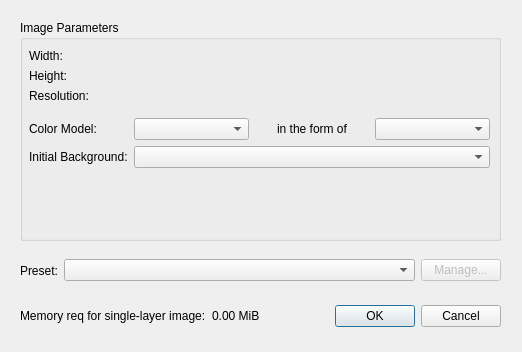
<?xml version="1.0" encoding="UTF-8"?>
<ui version="4.0">
 <class>NewDocumentDialog</class>
 <widget class="QDialog" name="NewDocumentDialog">
  <property name="geometry">
   <rect>
    <x>0</x>
    <y>0</y>
    <width>522</width>
    <height>352</height>
   </rect>
  </property>
  <property name="windowTitle">
   <string>Create New Document</string>
  </property>
  <widget class="QDialogButtonBox" name="buttonBox">
   <property name="geometry">
    <rect>
     <x>310</x>
     <y>301</y>
     <width>191</width>
     <height>31</height>
    </rect>
   </property>
   <property name="orientation">
    <enum>Qt::Horizontal</enum>
   </property>
   <property name="standardButtons">
    <set>QDialogButtonBox::Cancel|QDialogButtonBox::Ok</set>
   </property>
  </widget>
  <widget class="QGroupBox" name="groupBox">
   <property name="geometry">
    <rect>
     <x>20</x>
     <y>20</y>
     <width>481</width>
     <height>221</height>
    </rect>
   </property>
   <property name="title">
    <string>Image Parameters</string>
   </property>
   <widget class="QWidget" name="formLayoutWidget">
    <property name="geometry">
     <rect>
      <x>9</x>
      <y>29</y>
      <width>461</width>
      <height>181</height>
     </rect>
    </property>
    <layout class="QFormLayout" name="formLayout">
     <item row="0" column="0">
      <widget class="QLabel" name="label_2">
       <property name="text">
        <string>Width:</string>
       </property>
      </widget>
     </item>
     <item row="0" column="1">
      <widget class="SDF::Editor::UILayer::Gui::View::Qt::CustomWidgets::LengthQuantityEdit" name="widthSelector">
       <property name="toolTip">
        <string/>
       </property>
      </widget>
     </item>
     <item row="1" column="0">
      <widget class="QLabel" name="label_3">
       <property name="text">
        <string>Height:</string>
       </property>
      </widget>
     </item>
     <item row="1" column="1">
      <widget class="SDF::Editor::UILayer::Gui::View::Qt::CustomWidgets::LengthQuantityEdit" name="heightSelector">
       <property name="toolTip">
        <string/>
       </property>
      </widget>
     </item>
     <item row="2" column="0">
      <widget class="QLabel" name="label_4">
       <property name="text">
        <string>Resolution: </string>
       </property>
      </widget>
     </item>
     <item row="2" column="1">
      <widget class="SDF::Editor::UILayer::Gui::View::Qt::CustomWidgets::ResolutionQuantityEdit" name="resolutionSelector">
       <property name="toolTip">
        <string/>
       </property>
      </widget>
     </item>
     <item row="3" column="0">
      <widget class="Line" name="line">
       <property name="orientation">
        <enum>Qt::Horizontal</enum>
       </property>
      </widget>
     </item>
     <item row="4" column="0">
      <widget class="QLabel" name="label_5">
       <property name="text">
        <string>Color Model:</string>
       </property>
      </widget>
     </item>
     <item row="4" column="1">
      <layout class="QHBoxLayout" name="horizontalLayout_2">
       <item>
        <widget class="QComboBox" name="colorModelSelector">
         <property name="toolTip">
          <string/>
         </property>
        </widget>
       </item>
       <item>
        <widget class="QLabel" name="label_6">
         <property name="text">
          <string>in the form of</string>
         </property>
         <property name="alignment">
          <set>Qt::AlignCenter</set>
         </property>
        </widget>
       </item>
       <item>
        <widget class="QComboBox" name="bitDepthSelector"/>
       </item>
      </layout>
     </item>
     <item row="5" column="0">
      <widget class="QLabel" name="label_8">
       <property name="text">
        <string>Initial Background:</string>
       </property>
      </widget>
     </item>
     <item row="5" column="1">
      <layout class="QHBoxLayout" name="horizontalLayout_4">
       <item>
        <widget class="QComboBox" name="initialBackgroundSelector"/>
       </item>
      </layout>
     </item>
    </layout>
   </widget>
  </widget>
  <widget class="QWidget" name="horizontalLayoutWidget">
   <property name="geometry">
    <rect>
     <x>20</x>
     <y>250</y>
     <width>481</width>
     <height>41</height>
    </rect>
   </property>
   <layout class="QHBoxLayout" name="horizontalLayout">
    <item>
     <widget class="QLabel" name="label">
      <property name="sizePolicy">
       <sizepolicy hsizetype="Minimum" vsizetype="Preferred">
        <horstretch>0</horstretch>
        <verstretch>0</verstretch>
       </sizepolicy>
      </property>
      <property name="text">
       <string>Preset:</string>
      </property>
     </widget>
    </item>
    <item>
     <widget class="QComboBox" name="presetSelector">
      <property name="sizePolicy">
       <sizepolicy hsizetype="MinimumExpanding" vsizetype="Fixed">
        <horstretch>0</horstretch>
        <verstretch>0</verstretch>
       </sizepolicy>
      </property>
     </widget>
    </item>
    <item>
     <widget class="QPushButton" name="manageButton">
      <property name="enabled">
       <bool>false</bool>
      </property>
      <property name="text">
       <string>Manage...</string>
      </property>
     </widget>
    </item>
   </layout>
  </widget>
  <widget class="QWidget" name="horizontalLayoutWidget_3">
   <property name="geometry">
    <rect>
     <x>20</x>
     <y>300</y>
     <width>281</width>
     <height>31</height>
    </rect>
   </property>
   <layout class="QHBoxLayout" name="horizontalLayout_3">
    <item>
     <widget class="QLabel" name="label_9">
      <property name="text">
       <string>Memory req for single-layer image:</string>
      </property>
     </widget>
    </item>
    <item>
     <widget class="QLabel" name="memoryReqIndicator">
      <property name="text">
       <string>0.00 MiB</string>
      </property>
     </widget>
    </item>
   </layout>
  </widget>
 </widget>
 <customwidgets>
  <customwidget>
   <class>SDF::Editor::UILayer::Gui::View::Qt::CustomWidgets::LengthQuantityEdit</class>
   <extends>QWidget</extends>
   <header>SDF/Editor/UILayer/Gui/View/Qt/CustomWidgets/LengthQuantityEdit.hpp</header>
  </customwidget>
  <customwidget>
   <class>SDF::Editor::UILayer::Gui::View::Qt::CustomWidgets::ResolutionQuantityEdit</class>
   <extends>QWidget</extends>
   <header>SDF/Editor/UILayer/Gui/View/Qt/CustomWidgets/ResolutionQuantityEdit.hpp</header>
  </customwidget>
 </customwidgets>
 <resources/>
 <connections>
  <connection>
   <sender>buttonBox</sender>
   <signal>accepted()</signal>
   <receiver>NewDocumentDialog</receiver>
   <slot>accept()</slot>
   <hints>
    <hint type="sourcelabel">
     <x>248</x>
     <y>254</y>
    </hint>
    <hint type="destinationlabel">
     <x>157</x>
     <y>274</y>
    </hint>
   </hints>
  </connection>
  <connection>
   <sender>buttonBox</sender>
   <signal>rejected()</signal>
   <receiver>NewDocumentDialog</receiver>
   <slot>reject()</slot>
   <hints>
    <hint type="sourcelabel">
     <x>316</x>
     <y>260</y>
    </hint>
    <hint type="destinationlabel">
     <x>286</x>
     <y>274</y>
    </hint>
   </hints>
  </connection>
 </connections>
</ui>
